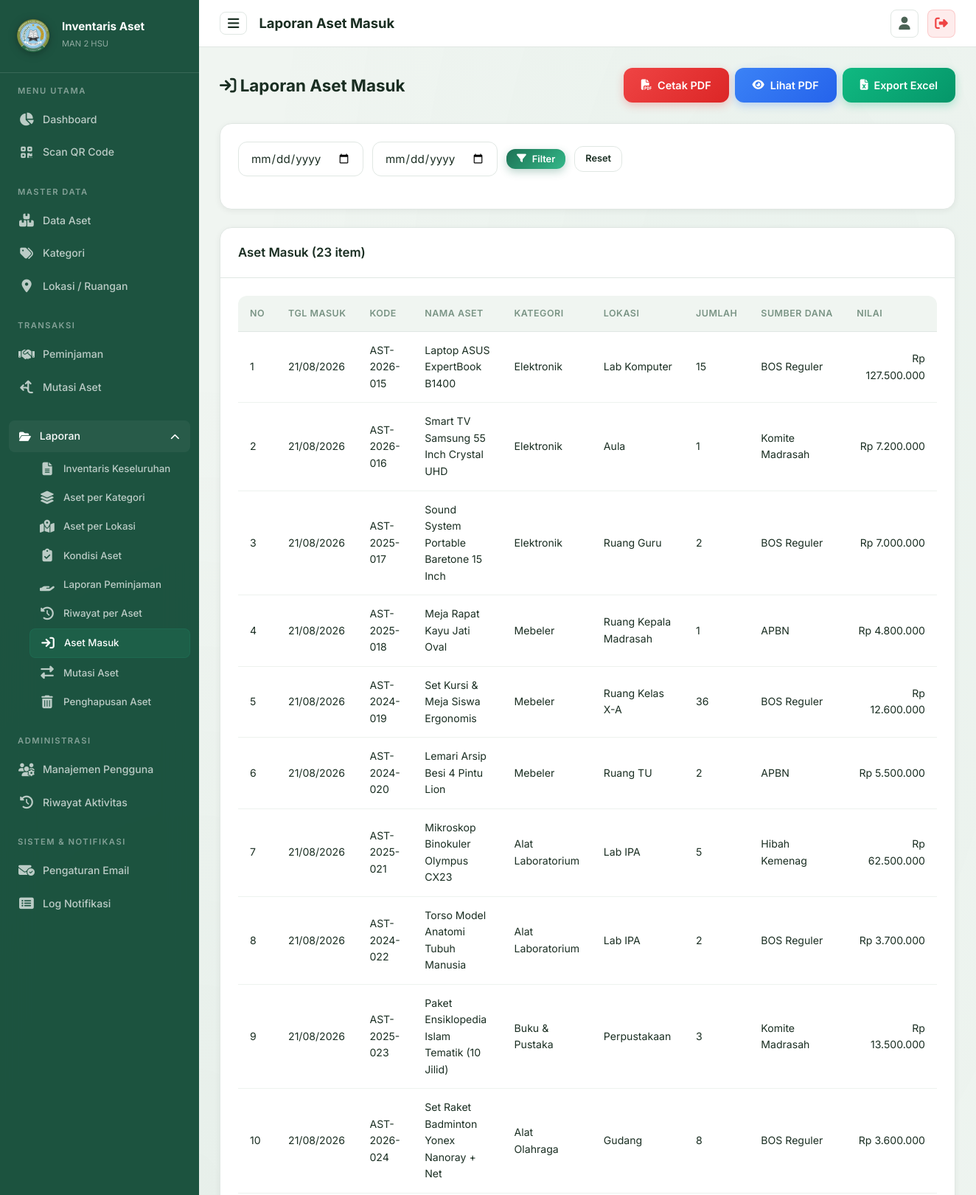
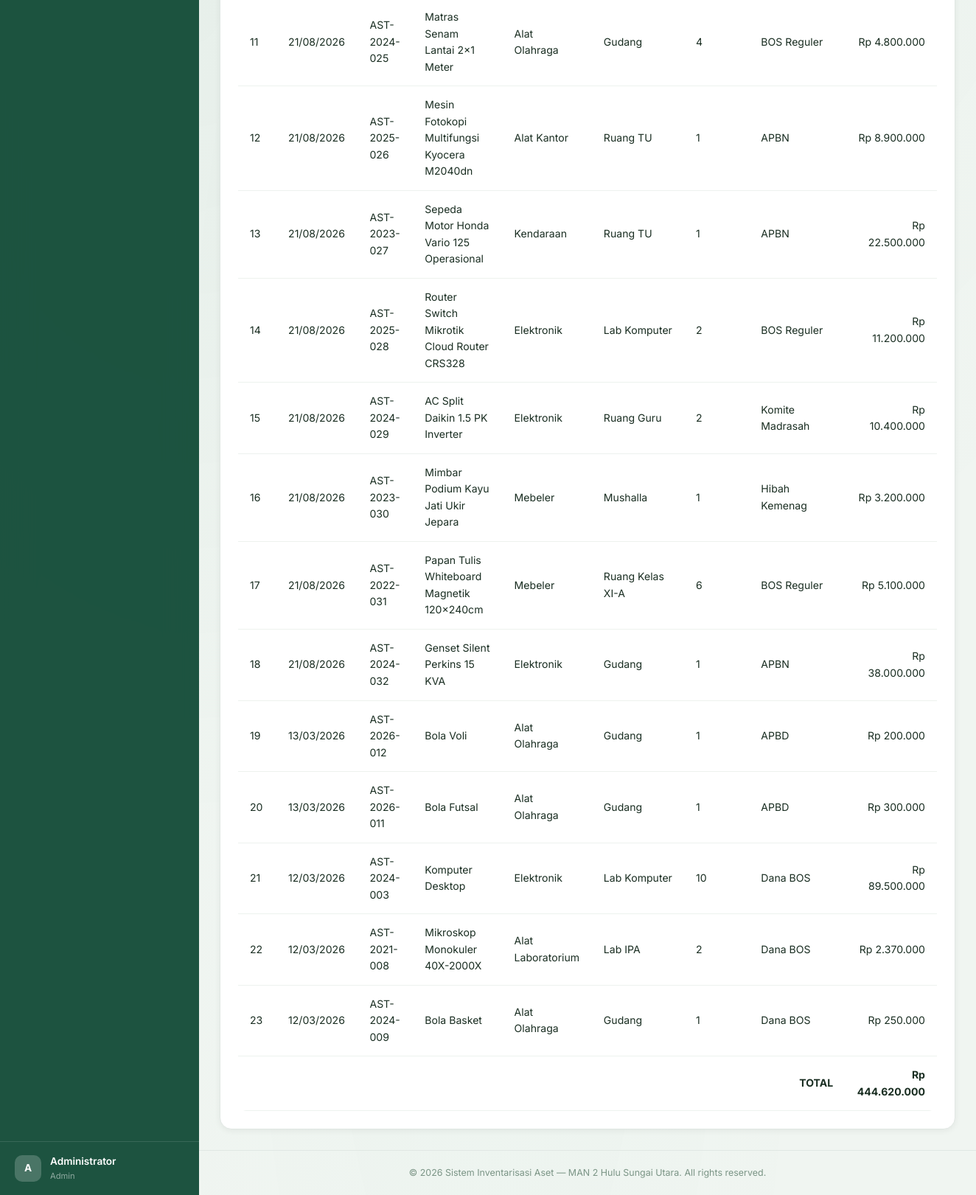
/pages/laporan/aset_masuk.php (signed in), run on an earlier commit of the app's database (2 pictures, top to bottom).
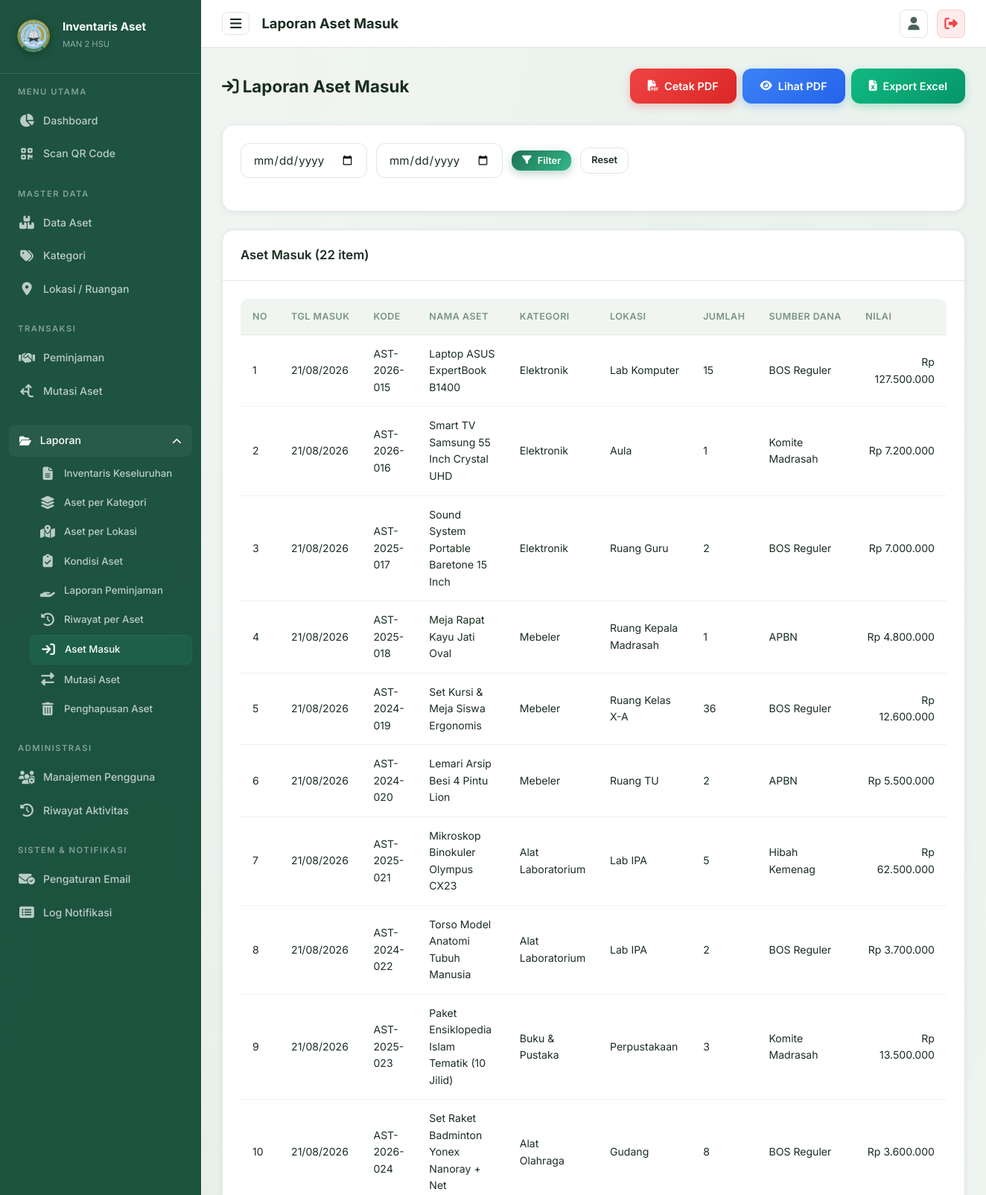
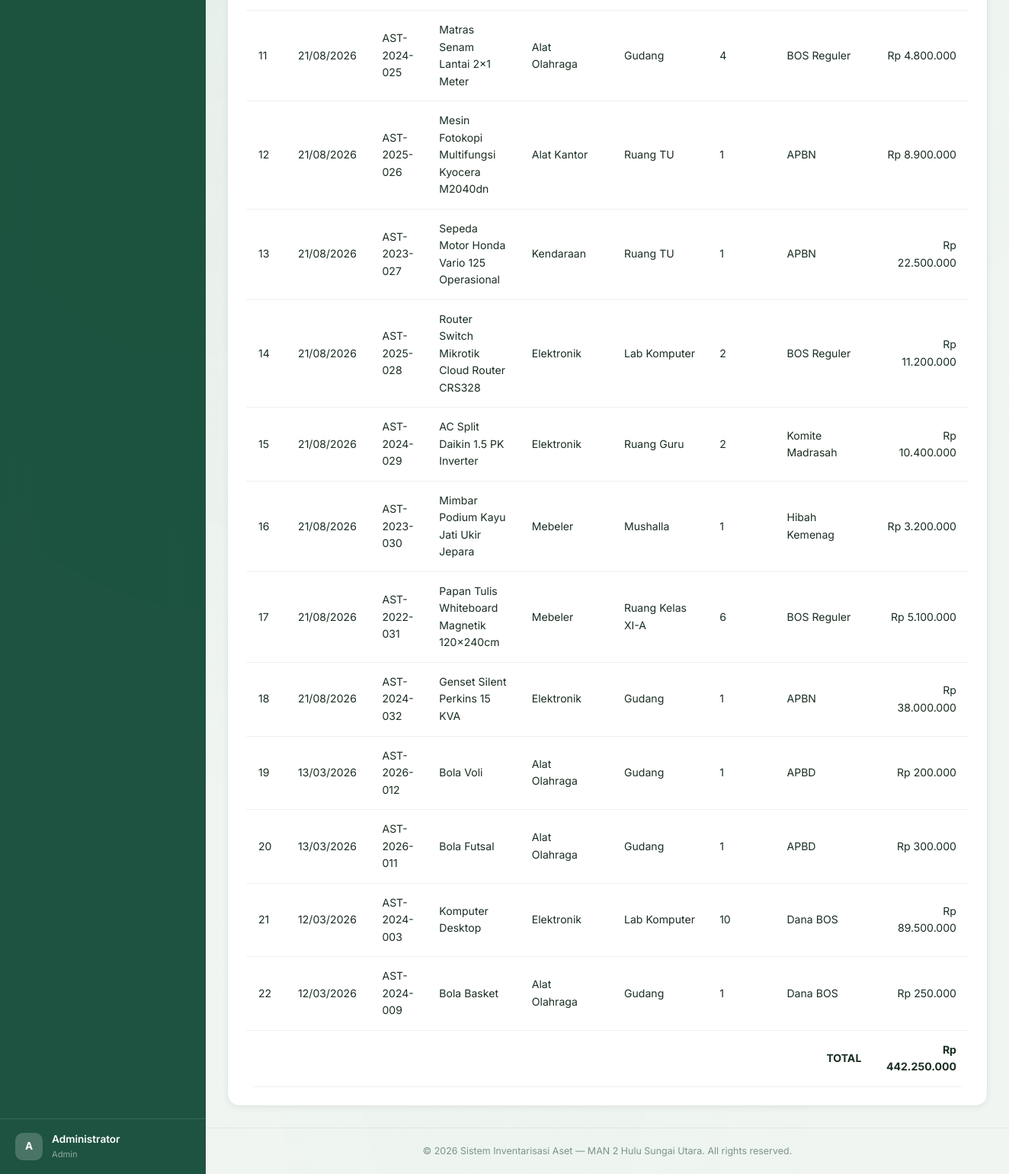
And on a later commit of the database (2 pictures, top to bottom).
### tables this page shows
CREATE TABLE `aset` (
  `id` int NOT NULL AUTO_INCREMENT,
  `kode_aset` varchar(50) NOT NULL,
  `nama_aset` varchar(150) NOT NULL,
  `id_kategori` int DEFAULT NULL,
  `id_lokasi` int DEFAULT NULL,
  `jumlah` int NOT NULL DEFAULT '1',
  `kondisi` enum('Baik','Rusak Ringan','Rusak Berat') NOT NULL DEFAULT 'Baik',
  `tahun_perolehan` year DEFAULT NULL,
  `nilai_perolehan` decimal(15,2) DEFAULT '0.00',
  `sumber_dana` varchar(100) DEFAULT NULL,
  `gambar` varchar(255) DEFAULT NULL,
  `keterangan` text,
  `qr_code_path` varchar(255) DEFAULT NULL,
  `created_at` timestamp NULL DEFAULT CURRENT_TIMESTAMP,
  `updated_at` timestamp NULL DEFAULT CURRENT_TIMESTAMP ON UPDATE CURRENT_TIMESTAMP,
  `deleted_at` timestamp NULL DEFAULT NULL,
  `bukti_hapus` varchar(255) DEFAULT NULL,
  `status_penghapusan` enum('none','pending','approved') NOT NULL DEFAULT 'none',
  `status_mutasi` enum('none','in_transit') NOT NULL DEFAULT 'none',
  `tgl_pengajuan_hapus` datetime DEFAULT NULL,
  `file_ba_scan` varchar(255) DEFAULT NULL,
  `alasan_hapus` text,
  PRIMARY KEY (`id`),
  UNIQUE KEY `kode_aset` (`kode_aset`),
  KEY `id_kategori` (`id_kategori`),
  KEY `id_lokasi` (`id_lokasi`),
  CONSTRAINT `aset_ibfk_1` FOREIGN KEY (`id_kategori`) REFERENCES `kategori` (`id`) ON DELETE SET NULL,
  CONSTRAINT `aset_ibfk_2` FOREIGN KEY (`id_lokasi`) REFERENCES `lokasi` (`id`) ON DELETE SET NULL
);

CREATE TABLE `kategori` (
  `id` int NOT NULL AUTO_INCREMENT,
  `nama_kategori` varchar(100) NOT NULL,
  `keterangan` text,
  `created_at` timestamp NULL DEFAULT CURRENT_TIMESTAMP,
  PRIMARY KEY (`id`)
);

CREATE TABLE `lokasi` (
  `id` int NOT NULL AUTO_INCREMENT,
  `nama_lokasi` varchar(100) NOT NULL,
  `keterangan` text,
  `created_at` timestamp NULL DEFAULT CURRENT_TIMESTAMP,
  PRIMARY KEY (`id`)
);

### config/database.php (called while the page is built, shortened)
<?php
function formatRupiah($angka) {
    return 'Rp ' . number_format($angka, 0, ',', '.');
}
?>

### pages/laporan/aset_masuk.php (the view, shortened to what this page needs)
<?php
$pdo = getConnection();
$startDate = $_GET['start_date'] ?? '';
$endDate = $_GET['end_date'] ?? '';
$where = "WHERE a.deleted_at IS NULL";
$params = [];
$stmt = $pdo->prepare("SELECT a.*, k.nama_kategori, l.nama_lokasi FROM aset a
    LEFT JOIN kategori k ON a.id_kategori = k.id LEFT JOIN lokasi l ON a.id_lokasi = l.id
    $where ORDER BY a.created_at DESC");
$stmt->execute($params);
$data = $stmt->fetchAll();
require_once __DIR__ . '/../../includes/header.php';
require_once __DIR__ . '/../../includes/sidebar.php';
?>
<div class="page-header">
    <div><h2><i class="fas fa-arrow-right-to-bracket"></i> Laporan Aset Masuk</h2></div>
    <div class="btn-group no-print">
        <a href="export_pdf.php?type=aset_masuk&start_date=<?= urlencode($startDate) ?>&end_date=<?= urlencode($endDate) ?>" class="btn btn-danger"><i class="fas fa-file-pdf"></i> Cetak PDF</a>
        <a href="export_pdf.php?type=aset_masuk&start_date=<?= urlencode($startDate) ?>&end_date=<?= urlencode($endDate) ?>&view=1" target="_blank" class="btn btn-info"><i class="fas fa-eye"></i> Lihat PDF</a>
        <a href="export_excel.php?type=aset_masuk&start_date=<?= urlencode($startDate) ?>&end_date=<?= urlencode($endDate) ?>" class="btn btn-success"><i class="fas fa-file-excel"></i> Export Excel</a>
    </div>
</div>
<div class="card mb-4 no-print"><div class="card-body">
    <form method="GET" class="search-bar">
        <input type="date" class="form-control" name="start_date" value="<?= $startDate ?>" style="max-width:170px;">
        <input type="date" class="form-control" name="end_date" value="<?= $endDate ?>" style="max-width:170px;">
        <button type="submit" class="btn btn-primary btn-sm"><i class="fas fa-filter"></i> Filter</button>
        <a href="<?= BASE_URL ?>/laporan/masuk" class="btn btn-secondary btn-sm">Reset</a>
    </form>
</div></div>
<div class="card animate-fadeInUp"><div class="card-header"><h3>Aset Masuk (<?= count($data) ?> item)</h3></div><div class="card-body"><div class="table-wrapper">
    <table><thead><tr><th>No</th><th>Tgl Masuk</th><th>Kode</th><th>Nama Aset</th><th>Kategori</th><th>Lokasi</th><th>Jumlah</th><th>Sumber Dana</th><th>Nilai</th></tr></thead>
    <tbody>
        <?php $total = 0; foreach ($data as $i => $a): $total += $a['nilai_perolehan'] * $a['jumlah']; ?>
        <tr>
            <td><?= $i+1 ?></td>
            <td><?= date('d/m/Y', strtotime($a['created_at'])) ?></td>
            <td><?= htmlspecialchars($a['kode_aset']) ?></td><td><?= htmlspecialchars($a['nama_aset']) ?></td>
            <td><?= htmlspecialchars($a['nama_kategori'] ?? '-') ?></td><td><?= htmlspecialchars($a['nama_lokasi'] ?? '-') ?></td>
            <td><?= $a['jumlah'] ?></td><td><?= htmlspecialchars($a['sumber_dana'] ?? '-') ?></td>
            <td style="text-align:right;"><?= formatRupiah($a['nilai_perolehan'] * $a['jumlah']) ?></td>
        </tr>
        <?php endforeach; ?>
        <tr style="font-weight:700;"><td colspan="8" class="text-right">TOTAL</td><td style="text-align:right;"><?= formatRupiah($total) ?></td></tr>
    </tbody></table>
</div></div></div>
<?php require_once __DIR__ . '/../../includes/footer.php'; ?>

What changed in the data, as far as the page shows it:
no longer on this page (row edited): aset: created_at "12/03/2026", kode_aset "AST-2021-008", nama_aset "Mikroskop Monokuler 40X-2000X", id_kategori.nama_kategori "Alat Laboratorium", id_lokasi.nama_lokasi "Lab IPA", jumlah "2", sumber_dana "Dana BOS", formatRupiah($a['nilai_perolehan'] * $a['jumlah']) "Rp 2.370.000"
Also different on the page:
count($data): "23" → "22"
formatRupiah($total): "Rp 444.620.000" → "Rp 442.250.000"
